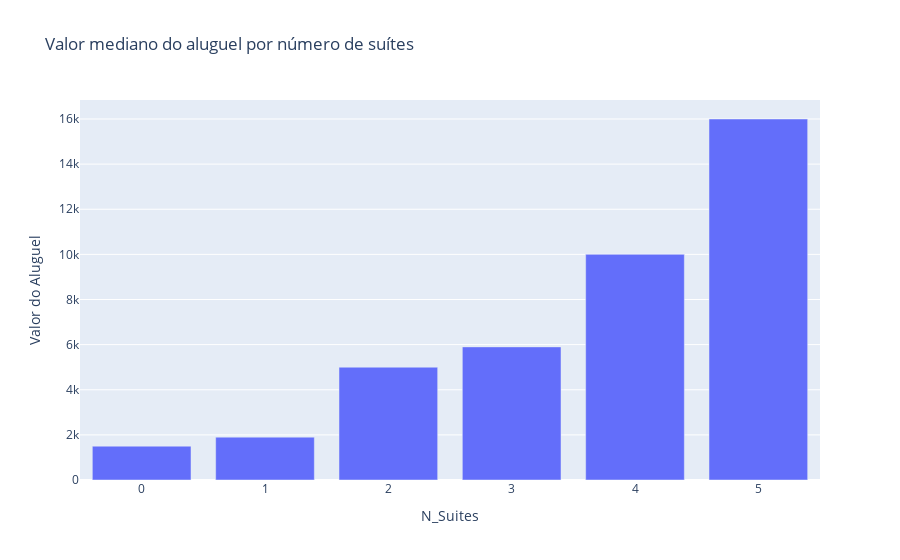

Notebook code cell kept with this figure:
### Code cell
media_va_suites = df.groupby('N_Suites')['Valor_Aluguel'].median().reset_index()

fig = px.bar(media_va_suites, x='N_Suites', y='Valor_Aluguel',
              title='Valor mediano do aluguel por número de suítes',
              labels={'Valor_Aluguel': 'Valor do Aluguel', 'N_Suites': 'N_Suites'})
fig.show()

### Figure 1 — Plotly figure (JSON) as saved in the notebook; plotly's stock layout.template omitted (floating-point values rounded to 4 significant figures)
{"data": [{"alignmentgroup": "True", "hovertemplate": "N_Suites=%{x}<br>Valor do Aluguel=%{y}<extra></extra>", "legendgroup": "", "marker": {"color": "#636efa", "pattern": {"shape": ""}}, "name": "", "offsetgroup": "", "orientation": "v", "showlegend": false, "textposition": "auto", "type": "bar", "x": [0, 1, 2, 3, 4, 5], "xaxis": "x", "y": [1500, 1900, 5000, 5900, 10000, 16000], "yaxis": "y"}], "layout": {"barmode": "relative", "legend": {"tracegroupgap": 0}, "title": {"text": "Valor mediano do aluguel por número de suítes"}, "xaxis": {"anchor": "y", "domain": [0, 1], "title": {"text": "N_Suites"}}, "yaxis": {"anchor": "x", "domain": [0, 1], "title": {"text": "Valor do Aluguel"}}}}
